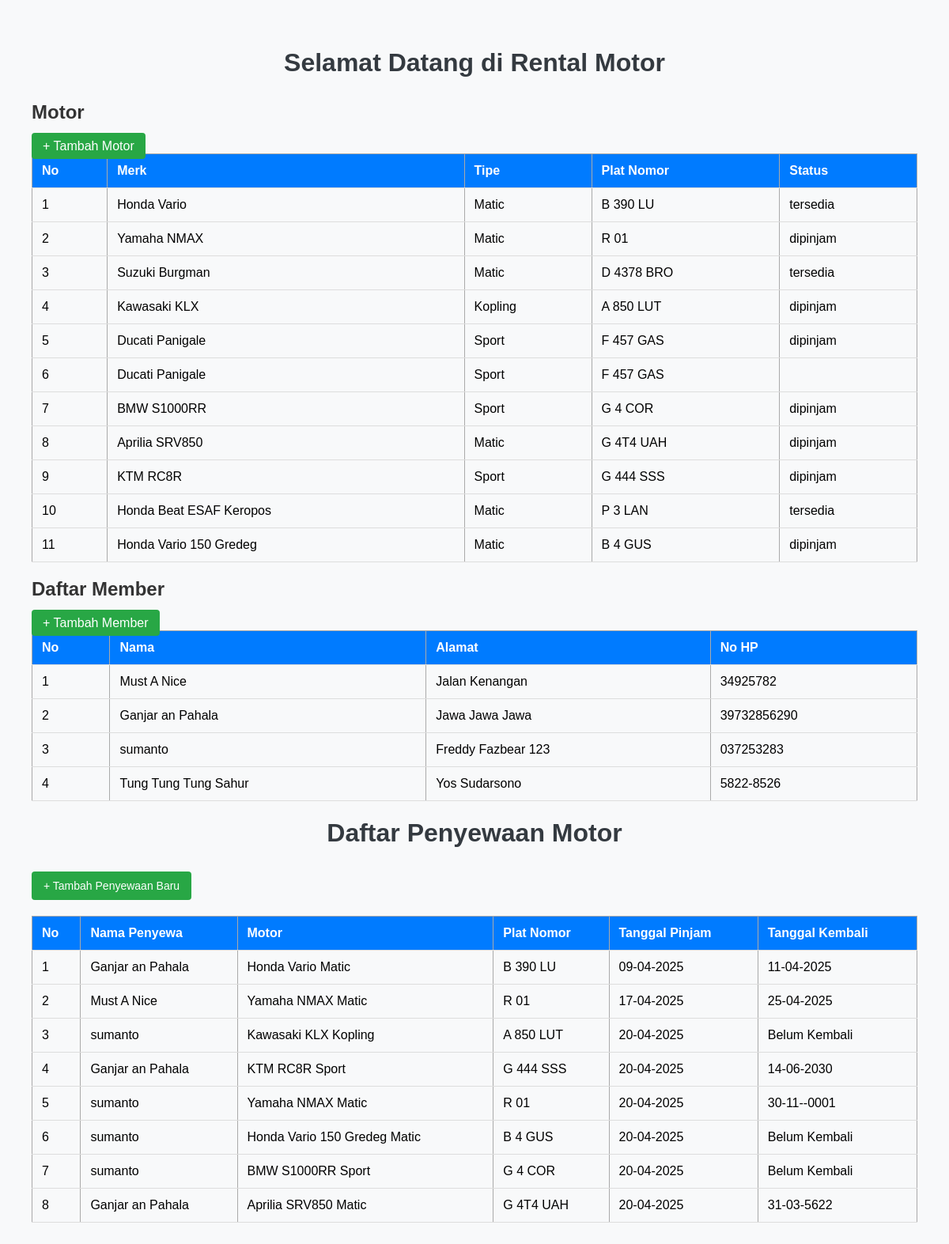
Screenshot of /rental_motor/index.php with the database file from the repository.
### tables this page shows
CREATE TABLE `motors` (
  `id` int(11) NOT NULL,
  `merk` varchar(100) DEFAULT NULL,
  `plat_nomor` varchar(20) DEFAULT NULL,
  `status` enum('tersedia','dipinjam') DEFAULT 'tersedia',
  `tipe` varchar(100) DEFAULT NULL
);

CREATE TABLE `members` (
  `id` int(11) NOT NULL,
  `nama` varchar(100) DEFAULT NULL,
  `alamat` text DEFAULT NULL,
  `no_hp` varchar(15) DEFAULT NULL
);

CREATE TABLE `rentals` (
  `id` int(11) NOT NULL,
  `member_id` int(11) DEFAULT NULL,
  `motor_id` int(11) DEFAULT NULL,
  `tanggal_pinjam` date DEFAULT NULL,
  `tanggal_kembali` date DEFAULT NULL
);

### rental_motor/config/db.php (called while the page is built, shortened)
<?php
class Database{
    public function __construct(){
        $host = 'localhost';
        $db = 'rental_motor';
        $user = 'root';
        $pass = '';
        try{
            $this->conn = new PDO("mysql:host=$host;dbname=$db", $user, $pass);
        } catch (PDOException $e){
            die("Connection failed: " . $e->getMessage());
        }
    }
}
?>

### rental_motor/class/Motor.php (called while the page is built, shortened)
<?php
require_once __DIR__ . '/../config/db.php';
class Motor {
    private $conn;
    public function __construct() {
        $db = new Database();
        $this->conn = $db->conn;
    }
    public function getAll() {
        $stmt = $this->conn->prepare("SELECT * FROM motors");
        $stmt->execute();
        return $stmt->fetchAll(PDO::FETCH_ASSOC);
    }
}
?>

### rental_motor/class/Member.php (called while the page is built, shortened)
<?php
require_once __DIR__ . '/../config/db.php';
class Member {
    private $conn;
    public function __construct() {
        $db = new Database();
        $this->conn = $db->conn;
    }
    public function getAll() {
        $stmt = $this->conn->prepare("SELECT * FROM members");
        $stmt->execute();
        return $stmt->fetchAll(PDO::FETCH_ASSOC);
    }
}
?>

### rental_motor/class/Rental.php (called while the page is built, shortened)
<?php
require_once __DIR__ . '/../config/db.php';
class Rental {
    private $conn;
    public function __construct() {
        $db = new Database();
        $this->conn = $db->conn;
    }
    public function getAll() {
        $stmt = $this->conn->prepare("
            SELECT r.*, m.nama as nama_member, mo.merk, mo.tipe, mo.plat_nomor
            FROM rentals r
            JOIN members m ON r.member_id = m.id
            JOIN motors mo ON r.motor_id = mo.id
        ");
        $stmt->execute();
        return $stmt->fetchAll(PDO::FETCH_ASSOC);
    }
}
?>

### rental_motor/index.php (the view, shortened to what this page needs)
<?php
require_once 'class/Motor.php';
require_once 'class/Member.php';
require_once 'class/Rental.php';
$motor = new Motor();
$member = new Member();
$rental = new Rental();
$motors = $motor->getAll();
$members = $member->getAll();
$rentals = $rental->getAll();
?>
<!DOCTYPE html>
<html lang="id">
<head>
</head>
<body>
<h1>Selamat Datang di Rental Motor</h1>
<h2>Motor</h2>
<a class="button" href="view/add_motor.php">+ Tambah Motor</a>
<table>
    <thead>
        <tr>
            <th>No</th>
            <th>Merk</th>
            <th>Tipe</th>
            <th>Plat Nomor</th>
            <th>Status</th>
        </tr>
    </thead>
    <tbody>
        <?php
        $no = 1;
        foreach ($motors as $m) {
                echo "<tr>
                    <td>{$no}</td>
                    <td>{$m['merk']}</td>
                    <td>{$m['tipe']}</td>
                    <td>{$m['plat_nomor']}</td>
                    <td>{$m['status']}</td>
                </tr>";
                $no++;
            }
        ?>
    </tbody>
</table>
<h2>Daftar Member</h2>
<a class="button" href="view/add_member.php">+ Tambah Member</a>
<table>
    <thead>
        <tr>
            <th>No</th>
            <th>Nama</th>
            <th>Alamat</th>
            <th>No HP</th>
        </tr>
    </thead>
    <tbody>
        <?php
        $no = 1;
        foreach ($members as $m) {
            echo "<tr>
                <td>{$no}</td>
                <td>{$m['nama']}</td>
                <td>{$m['alamat']}</td>
                <td>{$m['no_hp']}</td>
            </tr>";
            $no++;
        }
        ?>
    </tbody>
</table>
<!DOCTYPE html>
<html lang="id">
<head>
</head>
<body>
    <div class="container">
        <h1>Daftar Penyewaan Motor</h1>
        <a href="view/add_rental.php" class="btn btn-add">+ Tambah Penyewaan Baru</a>
        <table>
            <thead>
                <tr>
                    <th>No</th>
                    <th>Nama Penyewa</th>
                    <th>Motor</th>
                    <th>Plat Nomor</th>
                    <th>Tanggal Pinjam</th>
                    <th>Tanggal Kembali</th>
                </tr>
            </thead>
            <tbody>
                <?php if (empty($rentals)): ?>
                    <tr>
                        <td colspan="7" style="text-align: center;">Tidak ada data penyewaan</td>
                    </tr>
                <?php else: ?>
                    <?php foreach ($rentals as $index => $rental): ?>
                        <tr>
                            <td><?= $index + 1 ?></td>
                            <td><?= htmlspecialchars($rental['nama_member']) ?></td>
                            <td><?= htmlspecialchars($rental['merk'] . ' ' . $rental['tipe']) ?></td>
                            <td><?= htmlspecialchars($rental['plat_nomor']) ?></td>
                            <td><?= date('d-m-Y', strtotime($rental['tanggal_pinjam'])) ?></td>
                            <td>
                                <?= $rental['tanggal_kembali'] ? date('d-m-Y', strtotime($rental['tanggal_kembali'])) : 'Belum Kembali' ?>
                            </td>
                        </tr>
                    <?php endforeach; ?>
                <?php endif; ?>
            </tbody>
        </table>
    </div>
</body>

### rental_motor/index.php (style rules this page uses)
body { font-family: Arial; padding: 20px; background-color: #f5f5f5; }
h1, h2 { color: #333; }
table { border-collapse: collapse; width: 100%; margin-bottom: 30px; }
th, td { border: 1px solid #aaa; padding: 10px; text-align: left; }
th { background-color: #ddd; }
a.button { padding: 8px 14px; background-color: #28a745; color: white; text-decoration: none; border-radius: 4px; margin-right: 10px; }
body { font-family: Arial, sans-serif; margin: 20px; background-color: #f8f9fa; }
.container { max-width: 1200px; margin: 0 auto; }
h1 { color: #343a40; text-align: center; margin-bottom: 30px; }
table { width: 100%; border-collapse: collapse; margin-bottom: 20px; }
th, td { padding: 12px; text-align: left; border-bottom: 1px solid #ddd; }
th { background-color: #007bff; color: white; }
.btn { padding: 6px 12px; text-decoration: none; border-radius: 4px; font-size: 14px; }
.btn-add { display: inline-block; margin-bottom: 20px; background-color: #28a745; color: white; padding: 10px 15px; }

### rows the page displays
motors: merk "Honda Vario", tipe "Matic", plat_nomor "B 390 LU", status "tersedia"
motors: merk "Yamaha NMAX", tipe "Matic", plat_nomor "R 01", status "dipinjam"
motors: merk "Suzuki Burgman", tipe "Matic", plat_nomor "D 4378 BRO", status "tersedia"
motors: merk "Kawasaki KLX", tipe "Kopling", plat_nomor "A 850 LUT", status "dipinjam"
motors: merk "Ducati Panigale", tipe "Sport", plat_nomor "F 457 GAS", status "dipinjam"
motors: merk "Ducati Panigale", tipe "Sport", plat_nomor "F 457 GAS"
motors: merk "BMW S1000RR", tipe "Sport", plat_nomor "G 4 COR", status "dipinjam"
motors: merk "Aprilia SRV850", tipe "Matic", plat_nomor "G 4T4 UAH", status "dipinjam"
motors: merk "KTM RC8R", tipe "Sport", plat_nomor "G 444 SSS", status "dipinjam"
motors: merk "Honda Beat ESAF Keropos", tipe "Matic", plat_nomor "P 3 LAN", status "tersedia"
motors: merk "Honda Vario 150 Gredeg", tipe "Matic", plat_nomor "B 4 GUS", status "dipinjam"
members: nama "Must A Nice", alamat "Jalan Kenangan", no_hp "34925782"
members: nama "Ganjar an Pahala", alamat "Jawa Jawa Jawa", no_hp "39732856290"
members: nama "sumanto", alamat "Freddy Fazbear 123", no_hp "037253283"
members: nama "Tung Tung Tung Sahur", alamat "Yos Sudarsono", no_hp "5822-8526"
rentals: member.nama "Ganjar an Pahala", motor.tipe "Honda Vario Matic", motor.plat_nomor "B 390 LU", tanggal_pinjam "09-04-2025", tanggal_kembali "11-04-2025"
rentals: member.nama "Must A Nice", motor.tipe "Yamaha NMAX Matic", motor.plat_nomor "R 01", tanggal_pinjam "17-04-2025", tanggal_kembali "25-04-2025"
rentals: member.nama "sumanto", motor.tipe "Kawasaki KLX Kopling", motor.plat_nomor "A 850 LUT", tanggal_pinjam "20-04-2025", shows "Belum Kembali"
rentals: member.nama "Ganjar an Pahala", motor.tipe "KTM RC8R Sport", motor.plat_nomor "G 444 SSS", tanggal_pinjam "20-04-2025", tanggal_kembali "14-06-2030"
rentals: member.nama "sumanto", motor.tipe "Yamaha NMAX Matic", motor.plat_nomor "R 01", tanggal_pinjam "20-04-2025", tanggal_kembali "30-11--0001"
rentals: member.nama "sumanto", motor.tipe "Honda Vario 150 Gredeg Matic", motor.plat_nomor "B 4 GUS", tanggal_pinjam "20-04-2025", shows "Belum Kembali"
rentals: member.nama "sumanto", motor.tipe "BMW S1000RR Sport", motor.plat_nomor "G 4 COR", tanggal_pinjam "20-04-2025", shows "Belum Kembali"
rentals: member.nama "Ganjar an Pahala", motor.tipe "Aprilia SRV850 Matic", motor.plat_nomor "G 4T4 UAH", tanggal_pinjam "20-04-2025", tanggal_kembali "31-03-5622"
